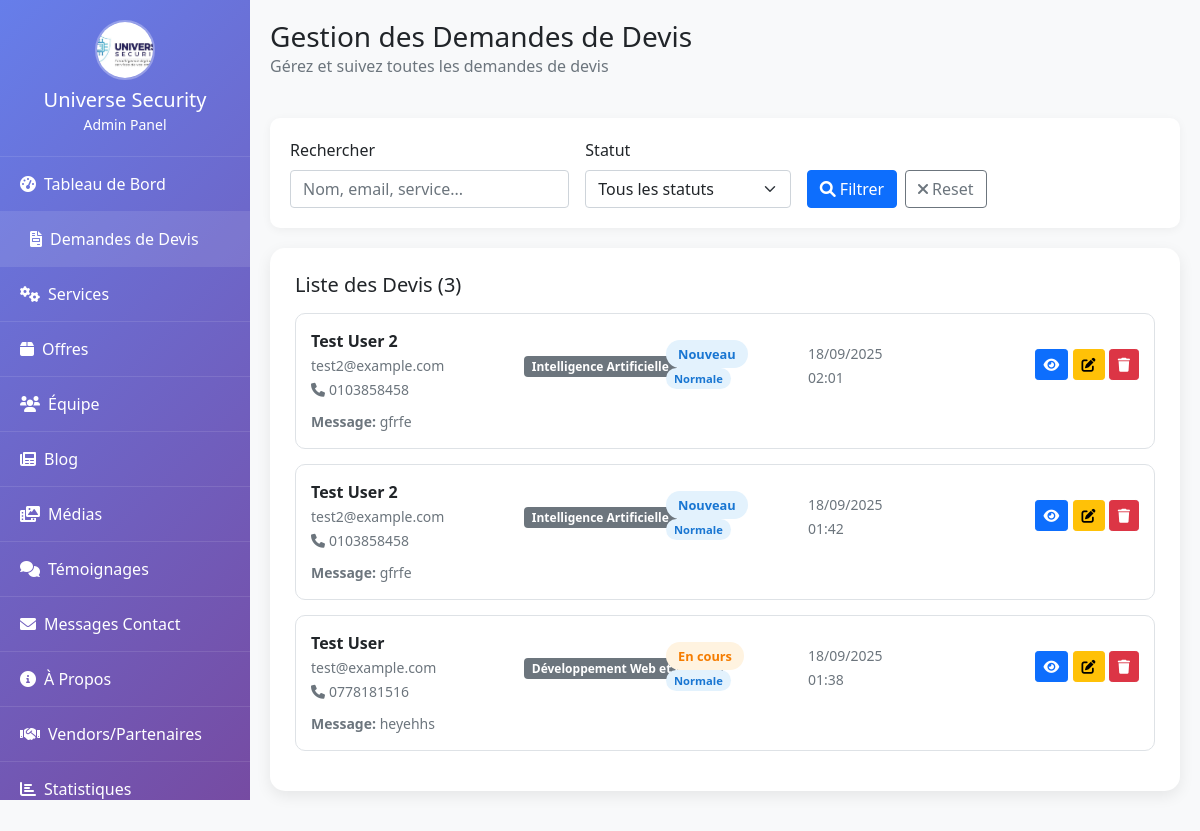
Page /admin/quotes.php (signed in) on the committed database.
### tables this page shows
CREATE TABLE `quote_requests` (
  `id` int(11) NOT NULL,
  `name` varchar(100) NOT NULL,
  `email` varchar(100) NOT NULL,
  `phone` varchar(20) DEFAULT NULL,
  `service` varchar(100) NOT NULL,
  `message` text DEFAULT NULL,
  `status` enum('nouveau','en_cours','traite','refuse') DEFAULT 'nouveau',
  `priority` enum('basse','normale','haute','urgente') DEFAULT 'normale',
  `admin_notes` text DEFAULT NULL,
  `assigned_to` int(11) DEFAULT NULL,
  `created_at` timestamp NOT NULL DEFAULT current_timestamp(),
  `updated_at` timestamp NOT NULL DEFAULT current_timestamp() ON UPDATE current_timestamp()
);

### admin/classes/QuoteManager.php (called while the page is built, shortened)
<?php
require_once __DIR__ . '/../config/database.php';
class QuoteManager {
    private $conn;
    private $table_name = "quote_requests";
    public function __construct() {
        $database = new Database();
        $this->conn = $database->getConnection();
    }
    public function getAllQuotes($status = null, $limit = 50, $offset = 0) {
        $query = "SELECT qr.*, a.full_name as assigned_admin
                  FROM " . $this->table_name . " qr
                  LEFT JOIN admins a ON qr.assigned_to = a.id";
        $query .= " ORDER BY qr.created_at DESC LIMIT :limit OFFSET :offset";
        $stmt = $this->conn->prepare($query);
        $stmt->bindParam(':limit', $limit, PDO::PARAM_INT);
        $stmt->bindParam(':offset', $offset, PDO::PARAM_INT);
        $stmt->execute();
        return $stmt->fetchAll();
    }
}
?>

### admin/config/database.php (called while the page is built, shortened)
<?php
class Database {
    private $host = 'localhost';
    private $db_name = 'universe_security_admin';
    private $username = 'root';
    private $password = '';
    public function getConnection() {
        $this->conn = null;
        try {
            $this->conn = new PDO(
                "mysql:host=" . $this->host . ";dbname=" . $this->db_name . ";charset=utf8",
                $this->username,
                $this->password,
                array(
                    PDO::ATTR_ERRMODE => PDO::ERRMODE_EXCEPTION,
                    PDO::ATTR_DEFAULT_FETCH_MODE => PDO::FETCH_ASSOC,
                    PDO::ATTR_EMULATE_PREPARES => false
                )
            );
        } catch(PDOException $exception) {
            echo "Erreur de connexion: " . $exception->getMessage();
        }
        return $this->conn;
    }
}
?>

### admin/quotes.php (the view, shortened to what this page needs)
<?php
require_once 'config/database.php';
require_once 'classes/QuoteManager.php';
$quoteManager = new QuoteManager();
$status_filter = $_GET['status'] ?? '';
$search = $_GET['search'] ?? '';
$page = max(1, intval($_GET['page'] ?? 1));
$limit = 20;
$offset = ($page - 1) * $limit;
if($search) {
    $quotes = $quoteManager->searchQuotes($search, $status_filter ?: null);
} else {
    $quotes = $quoteManager->getAllQuotes($status_filter ?: null, $limit, $offset);
}
$selected_quote = null;
?>
<!DOCTYPE html>
<html lang="fr">
<head>
    <link href="https://cdn.jsdelivr.net/npm/bootstrap@5.1.3/dist/css/bootstrap.min.css" rel="stylesheet">
    <link href="https://cdnjs.cloudflare.com/ajax/libs/font-awesome/6.0.0/css/all.min.css" rel="stylesheet">
</head>
<body>
    <?php
    include 'includes/admin_navbar.php';
    ?>
    <div class="main-content">
        <div class="d-flex justify-content-between align-items-center mb-4">
            <div>
                <h1 class="h3 mb-0">Gestion des Demandes de Devis</h1>
                <p class="text-muted">Gérez et suivez toutes les demandes de devis</p>
            </div>
        </div>
        <div class="filter-section">
            <form method="GET" class="row g-3">
                <div class="col-md-4">
                    <label for="search" class="form-label">Rechercher</label>
                    <input type="text" class="form-control" id="search" name="search"
                           value="<?php echo htmlspecialchars($search); ?>"
                           placeholder="Nom, email, service...">
                </div>
                <div class="col-md-3">
                    <label for="status" class="form-label">Statut</label>
                    <select class="form-select" id="status" name="status">
                        <option value="">Tous les statuts</option>
                    </select>
                </div>
                <div class="col-md-3 d-flex align-items-end">
                    <button type="submit" class="btn btn-primary me-2">
                        <i class="fas fa-search me-1"></i>Filtrer
                    </button>
                    <a href="quotes.php" class="btn btn-outline-secondary">
                        <i class="fas fa-times me-1"></i>Reset
                    </a>
                </div>
            </form>
        </div>
        <div class="row">
            <div class="col-lg-<?php echo $selected_quote ? '8' : '12'; ?>">
                <div class="content-card">
                    <div class="d-flex justify-content-between align-items-center mb-3">
                        <h5 class="mb-0">Liste des Devis (<?php echo count($quotes); ?>)</h5>
                    </div>
                    <?php if(empty($quotes)): ?>
                        <div class="text-center py-5">
                            <i class="fas fa-inbox fa-3x text-muted mb-3"></i>
                            <p class="text-muted">Aucun devis trouvé</p>
                        </div>
                    <?php else: ?>
                        <?php foreach($quotes as $quote): ?>
                            <div class="quote-card">
                                <div class="row align-items-center">
                                    <div class="col-md-3">
                                        <strong><?php echo htmlspecialchars($quote['name']); ?></strong><br>
                                        <small class="text-muted"><?php echo htmlspecialchars($quote['email']); ?></small><br>
                                        <?php if($quote['phone']): ?>
                                            <small class="text-muted"><i class="fas fa-phone me-1"></i><?php echo htmlspecialchars($quote['phone']); ?></small>
                                        <?php endif; ?>
                                    </div>
                                    <div class="col-md-2">
                                        <span class="badge bg-secondary"><?php echo htmlspecialchars($quote['service']); ?></span>
                                    </div>
                                    <div class="col-md-2">
                                        <span class="status-badge status-<?php echo $quote['status']; ?>">
                                            <?php echo ucfirst(str_replace('_', ' ', $quote['status'])); ?>
                                        </span><br>
                                        <span class="priority-badge priority-<?php echo $quote['priority']; ?>">
                                            <?php echo ucfirst($quote['priority']); ?>
                                        </span>
                                    </div>
                                    <div class="col-md-2">
                                        <small class="text-muted">
                                            <?php echo date('d/m/Y', strtotime($quote['created_at'])); ?><br>
                                            <?php echo date('H:i', strtotime($quote['created_at'])); ?>
                                        </small>
                                    </div>
                                    <div class="col-md-3 text-end">
                                        <a href="?view=<?php echo $quote['id']; ?>" class="btn btn-sm btn-primary">
                                            <i class="fas fa-eye"></i>
                                        </a>
                                        <button type="button" class="btn btn-sm btn-warning"
                                                data-bs-toggle="modal"
                                                data-bs-target="#editModal<?php echo $quote['id']; ?>">
                                            <i class="fas fa-edit"></i>
                                        </button>
                                        <button type="button" class="btn btn-sm btn-danger"
                                                onclick="confirmDelete(<?php echo $quote['id']; ?>)">
                                            <i class="fas fa-trash"></i>
                                        </button>
                                    </div>
                                </div>
                                <?php if($quote['message']): ?>
                                    <div class="mt-2">
                                        <small class="text-muted">
                                            <strong>Message:</strong>
                                            <?php echo htmlspecialchars(substr($quote['message'], 0, 100)); ?>
                                        </small>
                                    </div>
                                <?php endif; ?>
                            </div>
                        <?php endforeach; ?>
                    <?php endif; ?>
                </div>
            </div>
        </div>
    </div>
</body>
</html>

### admin/quotes.php (style rules this page uses)
:root { --primary-color: #667eea; --secondary-color: #764ba2; --sidebar-width: 250px; }
body { font-family: 'Segoe UI', Tahoma, Geneva, Verdana, sans-serif; background-color: #f8f9fa; }
.main-content { margin-left: var(--sidebar-width); padding: 20px; }
.content-card { background: white; border-radius: 15px; padding: 25px; box-shadow: 0 5px 15px rgba(0,0,0,0.08); margin-bottom: 20px; }
.status-badge { padding: 5px 12px; border-radius: 20px; font-size: 0.8rem; font-weight: 600; }
.status-nouveau { background-color: #e3f2fd; color: #1976d2; }
.status-en_cours { background-color: #fff3e0; color: #f57c00; }
.priority-badge { padding: 3px 8px; border-radius: 15px; font-size: 0.7rem; font-weight: 600; }
.priority-normale { background-color: #e3f2fd; color: #1976d2; }
.quote-card { border: 1px solid #dee2e6; border-radius: 10px; padding: 15px; margin-bottom: 15px; transition: all 0.3s ease; }
.filter-section { background: white; border-radius: 10px; padding: 20px; margin-bottom: 20px; box-shadow: 0 2px 10px rgba(0,0,0,0.05); }

### rows in the picture
quote_requests: name "Test User 2", email "test2@example.com", phone "0103858458", service "Intelligence Artificielle", status "Nouveau", priority "Normale", created_at "18/09/2025", created_at "02:01", message "gfrfe"
quote_requests: name "Test User 2", email "test2@example.com", phone "0103858458", service "Intelligence Artificielle", status "Nouveau", priority "Normale", created_at "18/09/2025", created_at "01:42", message "gfrfe"
quote_requests: name "Test User", email "test@example.com", phone "0778181516", service "Développement Web et Mobile", status "En cours", priority "Normale", created_at "18/09/2025", created_at "01:38", message "heyehhs"

### other values in the picture
count($quotes) "3"
